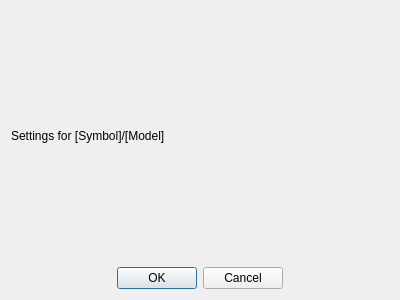
<?xml version="1.0" encoding="UTF-8"?>
<ui version="4.0">
 <class>SettingsDialog</class>
 <widget class="QDialog" name="SettingsDialog">
  <property name="geometry">
   <rect>
    <x>0</x>
    <y>0</y>
    <width>400</width>
    <height>300</height>
   </rect>
  </property>
  <property name="windowTitle">
   <string>Dialog</string>
  </property>
  <layout class="QVBoxLayout" name="verticalLayout">
   <item>
    <layout class="QVBoxLayout" name="verticalLayout_2">
     <item>
      <widget class="QLabel" name="label">
       <property name="text">
        <string>Settings for [Symbol]/[Model]</string>
       </property>
      </widget>
     </item>
    </layout>
   </item>
   <item>
    <widget class="QDialogButtonBox" name="buttonBox">
     <property name="orientation">
      <enum>Qt::Orientation::Horizontal</enum>
     </property>
     <property name="standardButtons">
      <set>QDialogButtonBox::StandardButton::Cancel|QDialogButtonBox::StandardButton::Ok</set>
     </property>
     <property name="centerButtons">
      <bool>true</bool>
     </property>
    </widget>
   </item>
  </layout>
 </widget>
 <resources/>
 <connections>
  <connection>
   <sender>buttonBox</sender>
   <signal>accepted()</signal>
   <receiver>SettingsDialog</receiver>
   <slot>accept()</slot>
   <hints>
    <hint type="sourcelabel">
     <x>248</x>
     <y>254</y>
    </hint>
    <hint type="destinationlabel">
     <x>157</x>
     <y>274</y>
    </hint>
   </hints>
  </connection>
  <connection>
   <sender>buttonBox</sender>
   <signal>rejected()</signal>
   <receiver>SettingsDialog</receiver>
   <slot>reject()</slot>
   <hints>
    <hint type="sourcelabel">
     <x>316</x>
     <y>260</y>
    </hint>
    <hint type="destinationlabel">
     <x>286</x>
     <y>274</y>
    </hint>
   </hints>
  </connection>
 </connections>
</ui>
